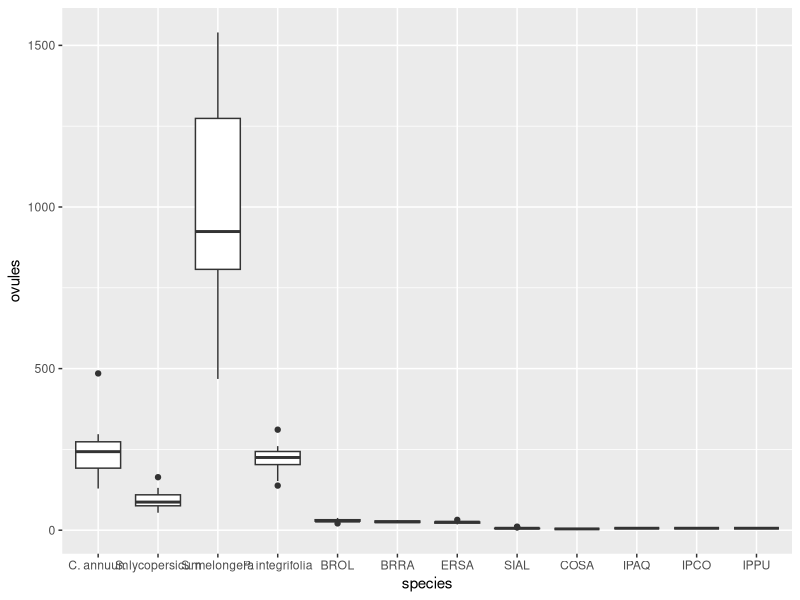
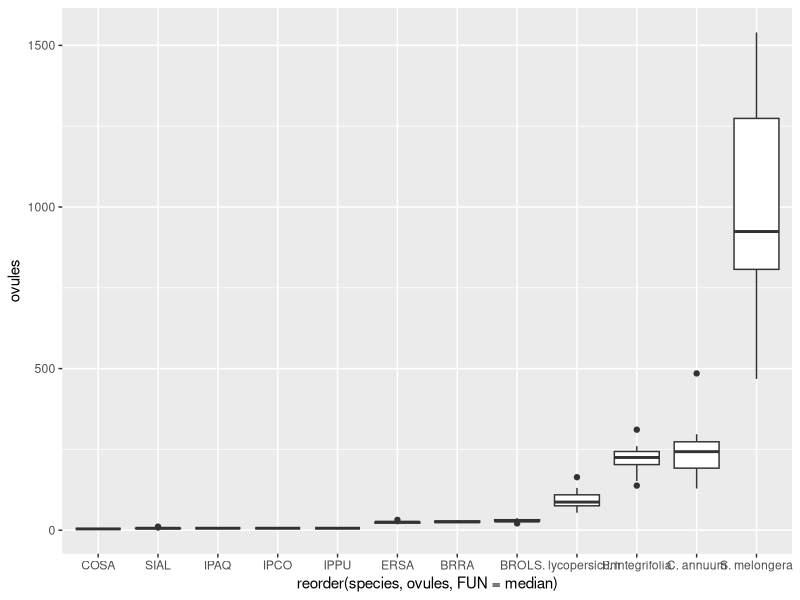
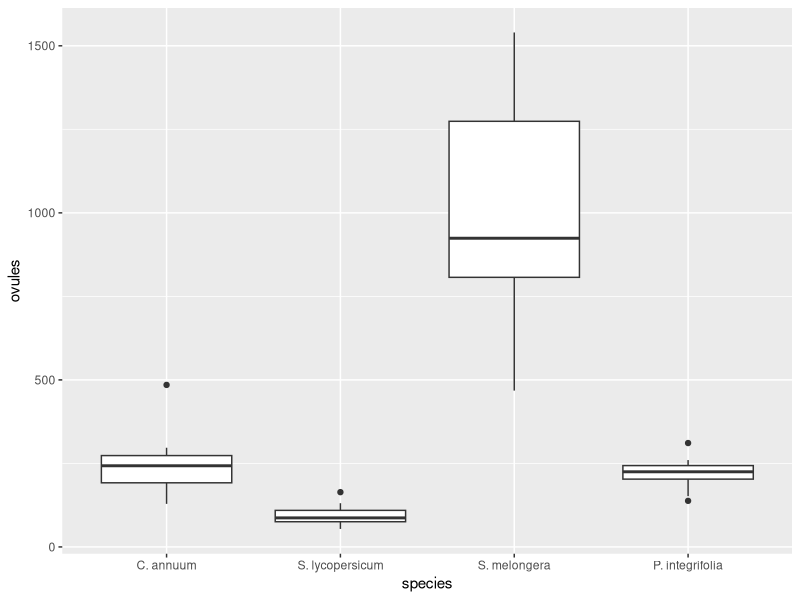
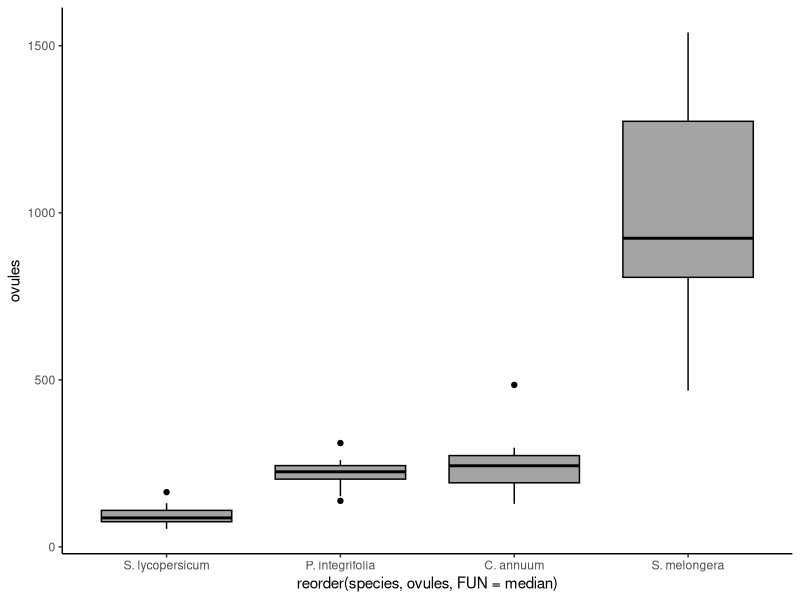
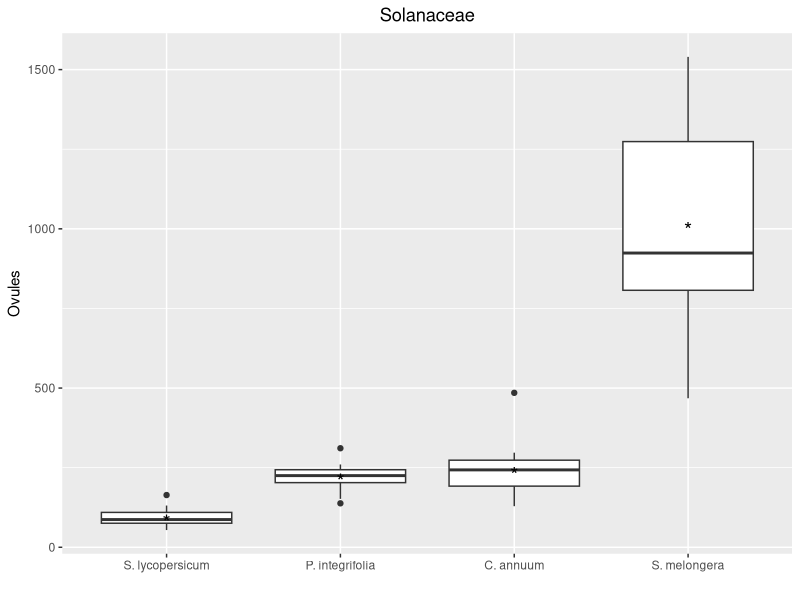

Write R code to recreate these figures, in order.
#load libraries

library(ggplot2)
library(forcats)

#load data
d<-read.csv("Ovules.csv", sep=";")

colnames(d)[1]<-"C. annuum"
colnames(d)[2]<-"S. lycopersicum"
colnames(d)[3]<-"S. melongera"
colnames(d)[4]<-"P. integrifolia"


#Reorganise data
d <- stack(d)
#Naming columns
colnames(d)[1]<-"ovules"
colnames(d)[2]<-"species"


#boxplot from ggplot2
ggplot(d, aes(x = species, y = ovules)) + geom_boxplot()

#boxplot from ggplot2 reorder
ggplot(d, aes(x = reorder(species, ovules, FUN = median), y = ovules)) + geom_boxplot()

#subset per family (solanaceae, brassicaceae, convolvulaceae)
solanaceae<-subset(d)[1:60,]

ggplot(solanaceae, aes(x = species, y = ovules)) + geom_boxplot()

ggplot(solanaceae, aes(x = reorder(species, ovules, FUN = median), y = ovules)) +   geom_boxplot(fill='#A4A4A4', color="black")+
  theme_classic()

p <- ggplot(solanaceae, aes(x = reorder(species, ovules, FUN = median), y = ovules)) +   geom_boxplot()+
labs(title="Solanaceae",x="", y = "Ovules")+
theme(plot.title = element_text(hjust = 0.5))

p + stat_summary(fun.y=mean, geom="point", shape="*", size=5, colour="black")
